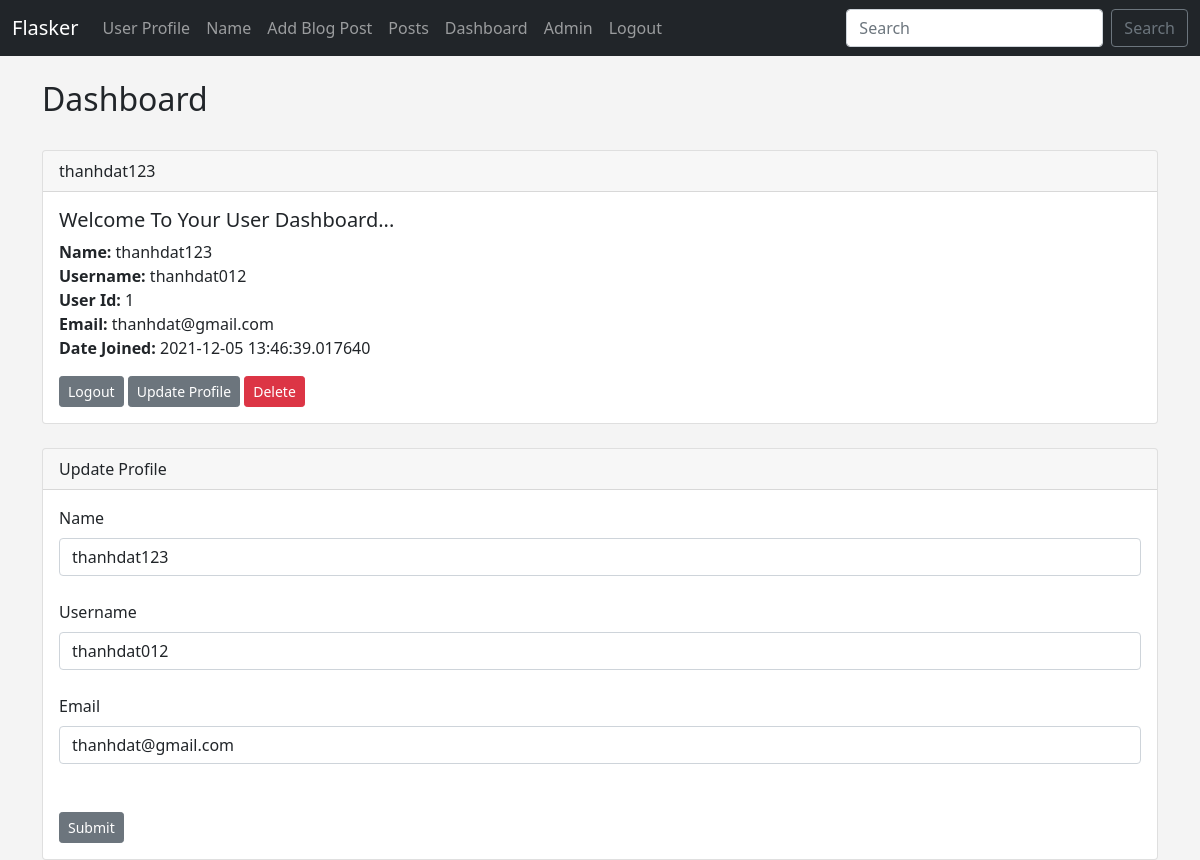
The app's page /dashboard (signed in) with its own data.
### hello.py (models this page shows, shortened)
class Users(db.Model, UserMixin):
	id = db.Column(db.Integer, primary_key=True)
	username = db.Column(db.String(20), nullable=False, unique=True)
	name = db.Column(db.String(200), nullable=False)
	email = db.Column(db.String(120), nullable=False, unique=True)
	date_added = db.Column(db.DateTime, default=datetime.utcnow)
	password_hash = db.Column(db.String(128))
	location = db.Column(db.String(64))
	about_me = db.Column(db.Text())
	member_since = db.Column(db.DateTime(), default=datetime.utcnow)
	last_seen = db.Column(db.DateTime(), default=datetime.utcnow)
	posts = db.relationship('Posts', backref='poster')
	comments = db.relationship('Comment', backref="poster", passive_deletes=True)
	likes = db.relationship('Like', backref="poster", passive_deletes=True)
	followed = db.relationship('Follow', foreign_keys=[Follow.follower_id], backref=db.backref('follower', lazy='joined'),
 	lazy='dynamic', cascade='all, delete-orphan')
	followers = db.relationship('Follow', foreign_keys=[Follow.followed_id], backref=db.backref('followed', lazy='joined'),
	lazy='dynamic',cascade='all, delete-orphan')
	@property
	def password(self):
		raise AttributeError('password is not a readable attribute!')

### hello.py (the view)
@app.route('/dashboard', methods=['GET', 'POST'])
@login_required
def dashboard():
	form = UserForm()
	id = current_user.id
	name_to_update = Users.query.get_or_404(id)
	if request.method == "POST":
		name_to_update.name = request.form['name']
		name_to_update.email = request.form['email']
		name_to_update.username = request.form['username']
		try:
			db.session.commit()
			flash("User Updated Successfully!")
			return render_template("dashboard.html",
				form=form,
				name_to_update = name_to_update)
		except:
			flash("Error!  Looks like there was a problem...try again!")
			return render_template("dashboard.html",
				form=form,
				name_to_update = name_to_update)
	else:
		return render_template("dashboard.html",
				form=form,
				name_to_update = name_to_update,
				id = id)
	return render_template('dashboard.html')

### webforms.py
class UserForm(FlaskForm):
	name = StringField("Name", validators=[DataRequired()])
	username = StringField("Username", validators=[DataRequired()])
	email = StringField("Email", validators=[DataRequired()])
	password_hash = PasswordField('Password', validators=[DataRequired(), EqualTo('password_hash2', message='Passwords Must Match!')])
	password_hash2 = PasswordField('Confirm Password', validators=[DataRequired()])
	submit = SubmitField("Submit")

class SearchForm(FlaskForm):
	searched = StringField("Searched", validators=[DataRequired()])
	submit = SubmitField("Submit")

### hello.py (called while the page is built)
@login_manager.user_loader
def load_user(user_id):
	return Users.query.get(int(user_id))

@app.context_processor
def base():
	form = SearchForm()
	return dict(form=form)

### templates/dashboard.html (shortened to what this page needs)
{% extends 'base.html' %}
{% block content %}
	<h2>Dashboard</h2>
	<br/>
	<div class="card">
  <div class="card-header">
    {{ current_user.name }}
  </div>
  <div class="card-body">
    <h5 class="card-title">Welcome To Your User Dashboard...</h5>
    <p class="card-text">
    	<strong>Name:</strong>
	{{ current_user.name }}<br/>
	<strong>Username:</strong>
	{{ current_user.username }}<br/>
	<strong>User Id:</strong>
	{{ current_user.id }}<br/>
	<strong>Email:</strong>
	{{ current_user.email }}<br/>
	<strong>Date Joined:</strong>
	{{ current_user.date_added }}<br/>
    </p>
    <a href="{{ url_for('logout')}}" class="btn btn-secondary btn-sm">Logout</a>
    <a href="{{ url_for('update', id=current_user.id)}}" class="btn btn-secondary btn-sm">Update Profile</a>
    <a href="{{ url_for('delete', id=current_user.id)}}" class="btn btn-danger btn-sm">Delete</a>
  </div>
</div>
<br/>
<div class="card">
  <div class="card-header">
    Update Profile
  </div>
  <div class="card-body">
  	<form action="/dashboard" method="POST">
		{{ form.name.label(class="form-label") }}
		{{ form.name(class="form-control", value=name_to_update.name) }}
		<br/>
		{{ form.username.label(class="form-label") }}
		{{ form.username(class="form-control", value=name_to_update.username) }}
		<br/>
		{{ form.email.label(class="form-label") }}
		{{ form.email(class="form-control", value=name_to_update.email) }}
		<br/>
		<br/>
		{{ form.submit(class="btn btn-secondary btn-sm") }}
	</form>
</div>
</div>
{% endblock %}

### static/css/style.css (style rules this page uses)
body { background: #f4f4f4; }

### records on screen
Users: name "thanhdat123", username "thanhdat012", id "1", email "thanhdat@gmail.com", date_added "2021-12-05 13:46:39.017640"
